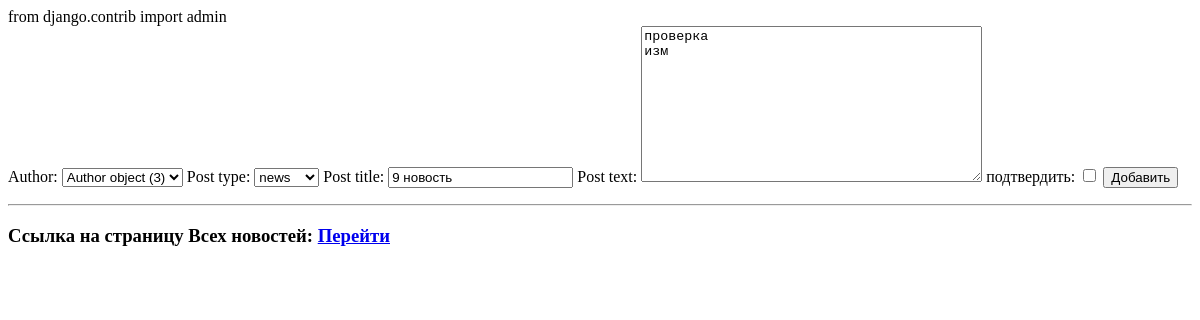
Before: /news/edit/11 (signed in) with the older database file.
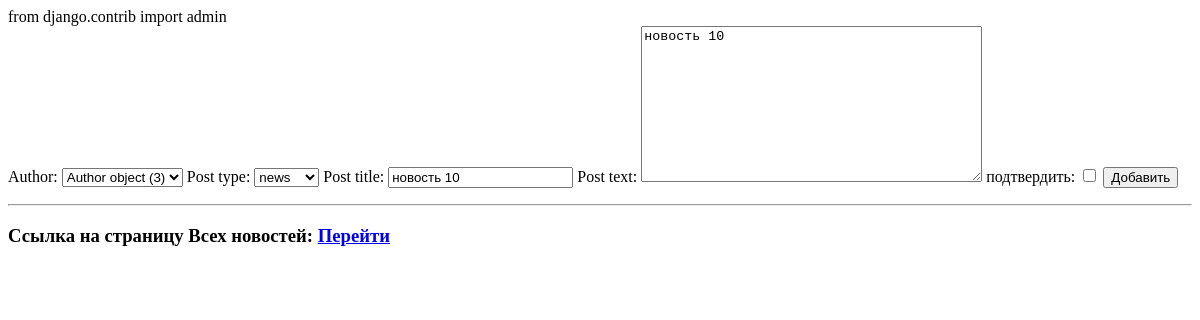
After: the same page with the newer database file.
### news/models.py (models this page shows, shortened)
class Post(models.Model):
    author = models.ForeignKey(Author, on_delete=models.CASCADE)
    category = models.ManyToManyField(Category, through='PostCategory')
    news = 'NW'
    articles = 'AR'
    TYPE = [
        (news, 'news'),
        (articles, 'articles'),
    ]
    post_type = models.CharField(max_length=2, choices=TYPE)
    post_datetime = models.DateTimeField(auto_now_add=True)
    post_title = models.CharField(max_length=255)
    post_text = models.TextField()
    post_rating = models.IntegerField(default=0.0)
    class Meta:
        verbose_name = 'Пост'
        verbose_name_plural = 'Посты'

### news/views.py (the view)
# urls.py: path('edit/<int:pk>', PostUpdateView.as_view()),
class PostUpdateView(PermissionRequiredMixin, UpdateView):
    permission_required = ('news.add_post')
    template_name = 'add_post.html'
    form_class = PostForm
    def get_object(self, **kwargs):
        id = self.kwargs.get('pk')
        return Post.objects.get(pk=id)

### news/forms.py
class PostForm(ModelForm):
    check_box = BooleanField(label='подтвердить') # добавляем галочку, или же true-false поле
    class Meta:
        model = Post
        fields = [ 'author', 'post_type', 'post_title', 'post_text', 'check_box']

### templates/add_post.html (shortened to what this page needs)
{% extends 'base.html' %}
{% load custom_filters %}
{% block content %}
<form method="POST">
    {{ form }}
    <input type="submit" value="Добавить">
</form>
<hr>
<h3>Ссылка на страницу Всех новостей: <a href="/news">Перейти</a></h3>
{% endblock content %}

Changed rows visible on the page:
changed Post "Author object (3)": post_title "9 новость" → "новость 10"; post_text "проверка изм" → "новость 10"
